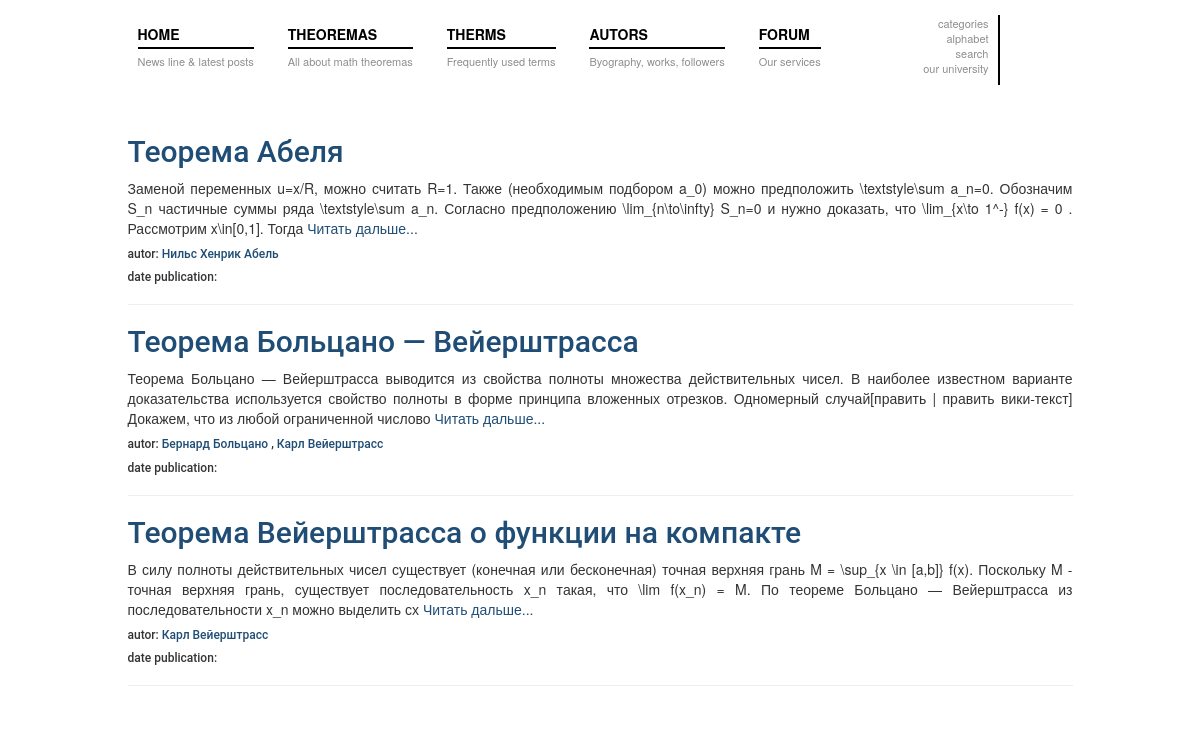
/, run on an earlier commit of the app's database.
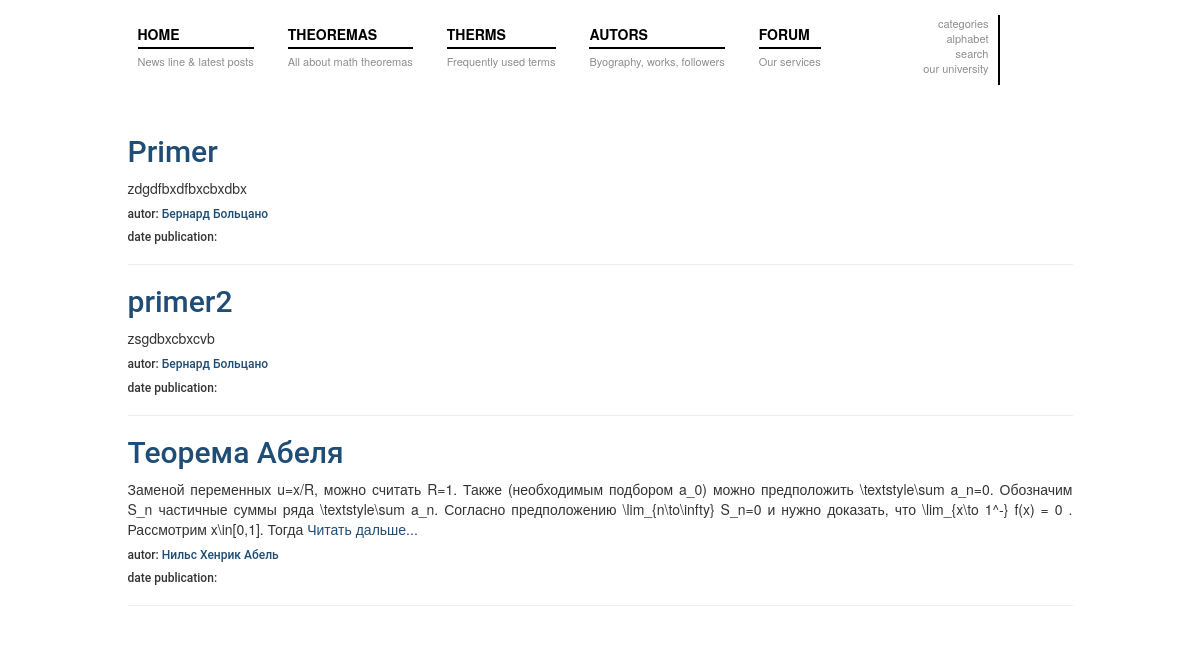
And on a later commit of the database.
### matan/models.py (models this page shows, shortened)
class Theorem(models.Model):
    title = models.CharField(max_length=100, verbose_name=u'Теорема')
    substantiation = models.TextField(verbose_name=u'Доказательство')
    author = models.ManyToManyField('Author', verbose_name=u'Автор')
    term = models.ManyToManyField('Term', verbose_name=u'Термин')
    class Meta:
        ordering=['title']
    '''
    def save(self):
        for i in Term.objects.all():
            if re.search(i.title, self.substantiation):
                i.theorem = self
                self.terms = True

    и потом вызывать другой метод, уже в представлениях, который будет отбирать дочерние элементы theorem.term_set.all() и отображать их
    позже обдумаю - помогу дописать. сейчас уже спать))

    идея состояла в том, что перед сохранением - выполнить проверку на вхождение в текст имеющихся терминов. и потом, при рендере теоремы
    во вьюшке - уже знать какие термины находятся внутри, и парсить (разделять текст ради ссылок) только по ним.
    только идея не совсем идеальна, после сохранения теоремы могут быть добавлены новые термины. которые тоже будут внутри главного текста теоремы

    скорее всего вся логика ляжет на views
    '''
    class Meta:
        ordering=['title']

class Author(models.Model):
    first_name = models.CharField(max_length=100, verbose_name=u'Имя')
    last_name = models.CharField(max_length=100, verbose_name=u'Фамилия')
    biagrafiya = models.TextField(verbose_name=u'Биаграфия')
    class Meta:
        ordering = ["last_name"]
    def __unicode__(self):
        return '%s %s' % (self.first_name, self.last_name)

### matan/views.py (the view)
# urls.py: url(r'^$', 'matan.views.base', name='base'),
def base(request):
    base = Theorem.objects.all()[:3]
    return render_to_response('matan/base.html', {'base': base})

### matan/templates/matan/base.html (shortened to what this page needs)
<!DOCTYPE html>
<html>
<head lang="en">
    {% load staticfiles %}
    <link href={% static 'css/custom.css' %} rel='stylesheet'>
    <link href={% static 'css/bootstrap.min.css' %} rel='stylesheet'>
    <link href={% static 'css/style.css' %} rel='stylesheet'>
</head>
<body>
    <div class="container_17">
		<div class="grid_15 prefix_1 suffix_1">
			<nav role="navigation" id="main-nav">
				<ul id="menu-main-nav" class="menu">
                    <li id="menu-item-30" class="menu-item menu-item-type-post_type menu-item-object-page">
                        <a href="{% url 'base' %}">Home<span>News line &amp; latest posts</span></a></li>
                    <li id="menu-item-29" class="menu-item menu-item-type-post_type menu-item-object-page">
                        <a href="{% url 'theorem_list' %}">Theoremas<span>All about math theoremas</span></a></li>
                    <li id="menu-item-28" class="menu-item menu-item-type-post_type menu-item-object-page">
                        <a href="{% url 'term_list' %}">Therms<span>Frequently used terms</span></a></li>
                    <li id="menu-item-27" class="menu-item menu-item-type-post_type menu-item-object-page">
                        <a href="{% url 'author_list' %}">Autors<span>Byography, works, followers</span></a></li>
                    <li id="menu-item-26" class="menu-item menu-item-type-post_type menu-item-object-page">
                        <a href="#">Forum<span>Our services</span></a></li>
                    </ul>
            </nav>
            <nav role="navigation" id="top-nav">
                <ul id="menu-top-nav" class="menu">
                    <li id="menu-item-34" class="menu-item menu-item-type-post_type menu-item-object-page menu-item-34">
                        <a href="{% url 'categories_list' %}">categories</a></li>
                    <li id="menu-item-31" class="menu-item menu-item-type-post_type menu-item-object-page menu-item-31">
                        <a href="{% url 'alphabet' %}">alphabet</a></li>
                    <li id="menu-item-33" class="menu-item menu-item-type-post_type menu-item-object-page menu-item-33">
                        <a href="{% url 'search' %}" data-toggle="modal" data-target="#mySearch">search</a></li>
                    <li id="menu-item-32" class="menu-item menu-item-type-post_type menu-item-object-page menu-item-32">
                        <a href="#">our university</a></li>
                </ul>
            </nav>
		</div>
	</div>
    <div class="container main">
        <div class="row">
            <div class="col-md-1">
            </div>
            <div class="col-md-10">
                {% block content %}
                    {% if base %}
                        {% for theorem in base %}
                            <h2><a href="{% url 'theorem_detail' pk=theorem.id %}">{{ theorem.title }}</a></h2>
                            <p class="text-justify">{{ theorem.substantiation|slice:':300'}}
                                {% if theorem.substantiation|length >= 300 %}
                                <a href="{% url 'theorem_detail' pk=theorem.id %}">Читать дальше...</a>
                                {% endif %}
                            </p>
                            <h6>autor:
                                {% for author in theorem.author.all %}
                                        <a href="{% url 'author_detail' pk=author.id %}">{{ author }}</a>
                                        {% if not forloop.last %}, {% endif %}
                                {% endfor %}
                            </h6>
                            <h6>date publication:
                            </h6>
                            <hr>
                         {% endfor %}
                        {% endif %}
					{% endblock %}
            </div>
            <div class="col-md-1">
            </div>
        </div>
    </div>
</body>
</html>

What changed in the data, as far as the page shows it:
no longer on this page (row edited): Theorem: title "Теорема Больцано — Вейерштрасса", substantiation "Теорема Больцано — Вейерштрасса выводится из свойства полноты множества действительных чисел. В наиболее известном варианте доказательства используется свойство полноты в форме принципа вложенных отрезков. Одномерный случай[править | править вики-текст] Докажем, что из любой ограниченной числово", shows "Читать дальше...", Author (first_name+last_name "Бернард Больцано")
no longer on this page (row unchanged): Author: first_name+last_name "Карл Вейерштрасс"
no longer on this page (row unchanged): Theorem: title "Теорема Вейерштрасса о функции на компакте", substantiation "В силу полноты действительных чисел существует (конечная или бесконечная) точная верхняя грань M = \\sup_{x \\in [a,b]} f(x). Поскольку M - точная верхняя грань, существует последовательность x_n такая, что \\lim f(x_n) = M. По теореме Больцано — Вейерштрасса из последовательности x_n можно выделить сх", shows "Читать дальше..."
added Theorem: title "Primer", substantiation "zdgdfbxdfbxcbxdbx", Author (first_name+last_name "Бернард Больцано")
added Theorem: title "primer2", substantiation "zsgdbxcbxcvb", Author (first_name+last_name "Бернард Больцано")
